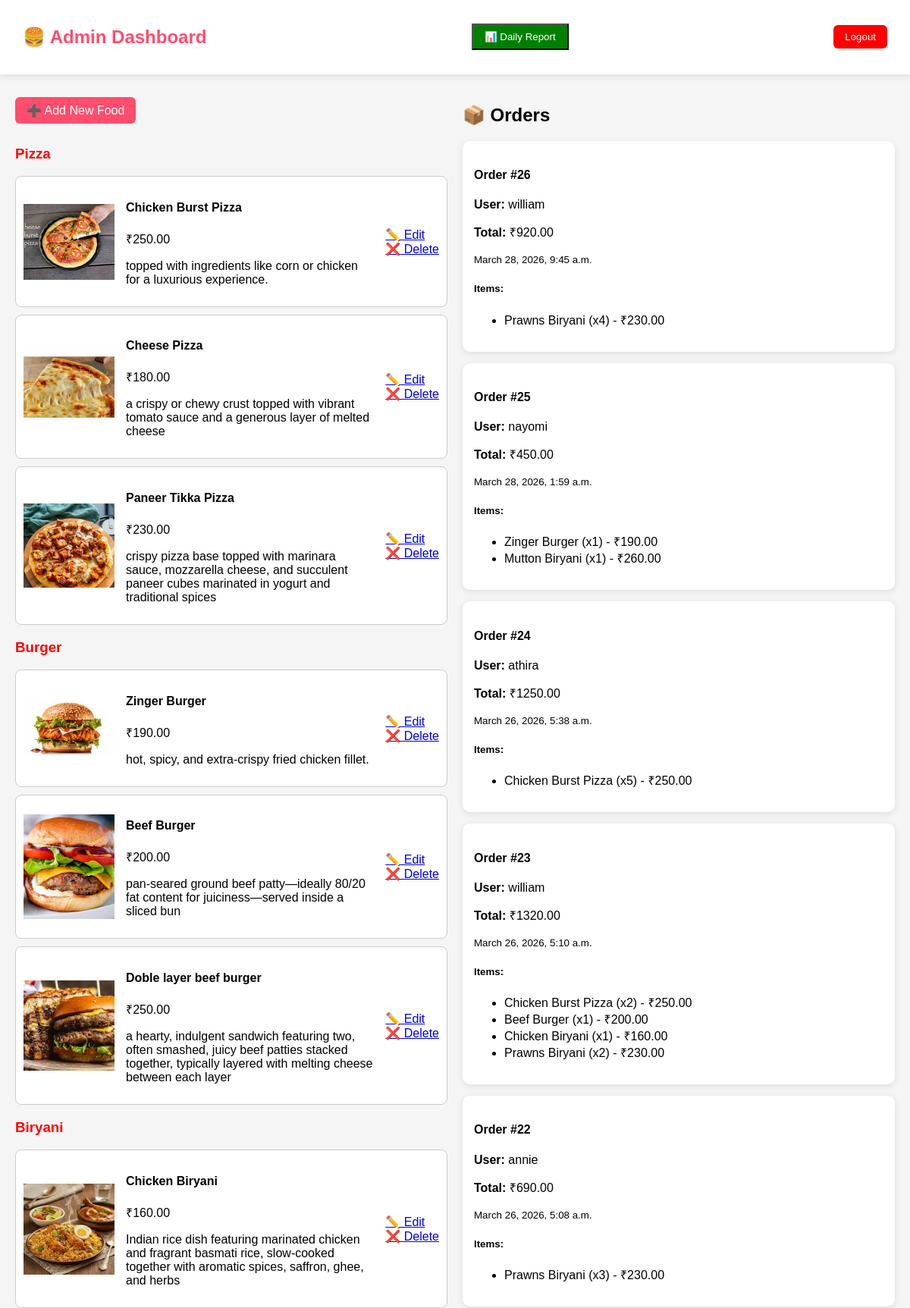
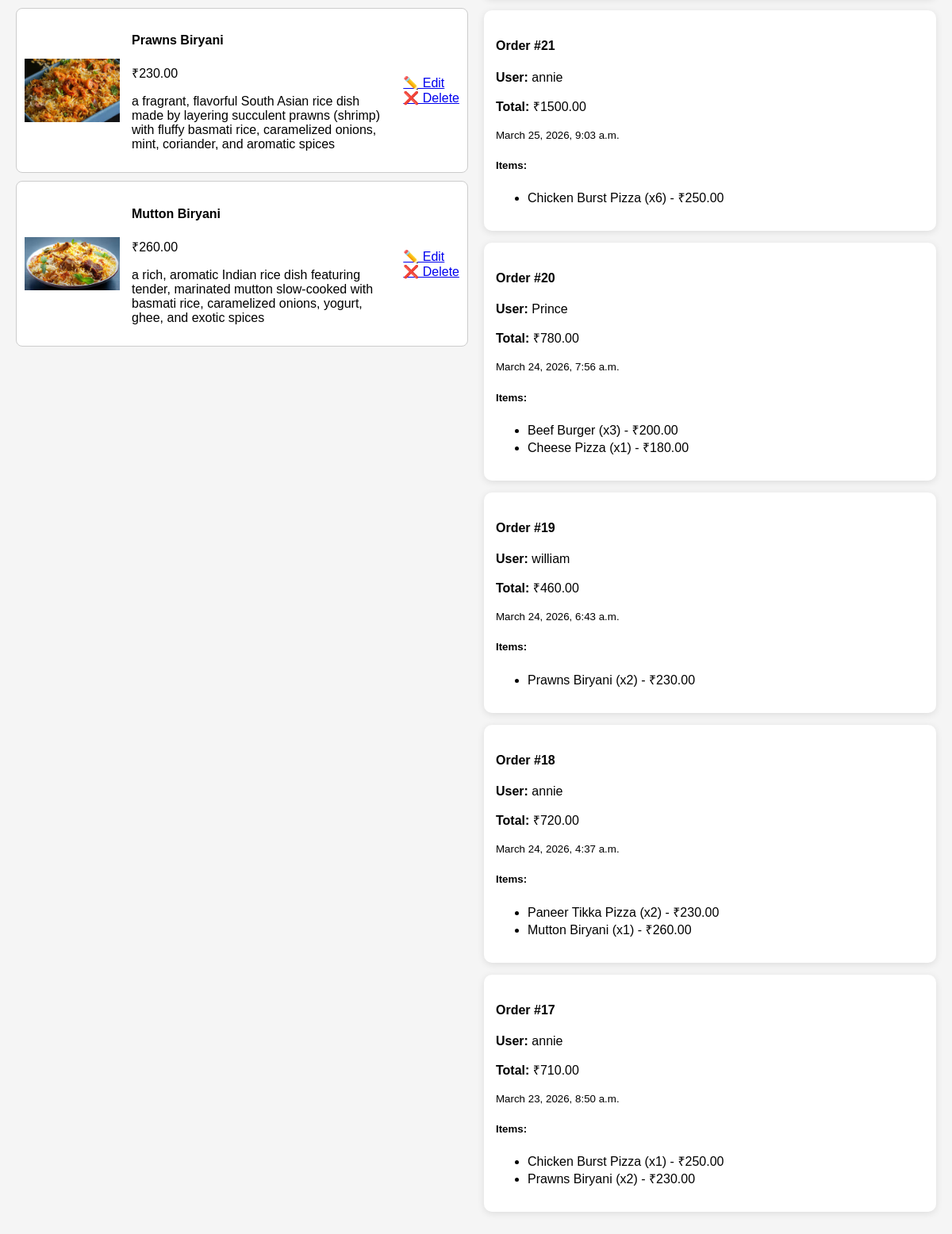
/dashboard/ (signed in), run on the app's committed database (2 pictures, top to bottom).
### store/models.py (models this page shows, shortened)
class Category(models.Model):
    name = models.CharField(max_length=100)

class Food(models.Model):
    category = models.ForeignKey(Category, on_delete=models.CASCADE)
    name = models.CharField(max_length=100)
    price = models.DecimalField(max_digits=6, decimal_places=2)
    description = models.TextField()
    image = models.ImageField(upload_to='food_images/')
    rating = models.FloatField(default=4.0)
    stock = models.IntegerField(default=10)
    is_offer = models.BooleanField(default=False)
    offer_name = models.CharField(max_length=100, blank=True, null=True)
    discount = models.IntegerField(default=0)
    offer_end_date = models.DateField(blank=True, null=True)

class Order(models.Model):
    user = models.ForeignKey(User, on_delete=models.CASCADE)
    total = models.DecimalField(max_digits=10, decimal_places=2)
    created_at = models.DateTimeField(auto_now_add=True)

class OrderItem(models.Model):
    order = models.ForeignKey(Order, on_delete=models.CASCADE)
    food_name = models.CharField(max_length=100)
    price = models.DecimalField(max_digits=6, decimal_places=2)
    quantity = models.IntegerField()

### store/views.py (the view)
# urls.py: path('dashboard/', views.dashboard, name='dashboard'),
def dashboard(request):
    if not request.session.get('admin_id'):
        return redirect('admin_login')
    categories = Category.objects.all()
    foods = Food.objects.all()
    orders = Order.objects.all().order_by('-created_at')
    return render(request, 'dashboard.html', {
        'categories': categories,
        'foods': foods,
        'orders': orders
    })

### store/templates/dashboard.html (shortened to what this page needs)
<!DOCTYPE html>
<html>
<head>
</head>
<body>
<div class="header">
    <h2>🍔 Admin Dashboard</h2>
     <a href="{% url 'admin_report' %}">
    <button style="background:green; color:white; padding:8px 15px;">
        📊 Daily Report
    </button>
</a>
    <a href="{% url 'admin_logout' %}">
        <button class="logout-btn">Logout</button>
    </a>
</div>
<div class="container">
    <div class="food-section">
        <a href="{% url 'add_food' %}" class="add-btn">➕ Add New Food</a>
        {% for category in categories %}
            <h3 style="color:red;">{{ category.name }}</h3>
            {% for food in foods %}
                {% if food.category.id == category.id %}
                <div style="
                    border:1px solid #ccc;
                    padding:10px;
                    margin:10px 0;
                    background:white;
                    display:flex;
                    gap:15px;
                    align-items:center;
                    border-radius:8px;">
                    <img src="{{ food.image.url }}" width="120">
                    <div style="flex:1;">
                        <h4>{{ food.name }}</h4>
                        <p>₹{{ food.price }}</p>
                        <p>{{ food.description }}</p>
                    </div>
                    <div>
                        <a href="{% url 'update_food' food.id %}">✏️ Edit</a>
                        <br>
                        <a href="{% url 'delete_food' food.id %}">❌ Delete</a>
                    </div>
                </div>
                {% endif %}
            {% endfor %}
        {% endfor %}
    </div>
    <div class="order-section">
        <h2>📦 Orders</h2>
        {% for order in orders %}
        <div class="card">
            <h4>Order #{{ order.id }}</h4>
            <p><strong>User:</strong> {{ order.user.username }}</p>
            <p><strong>Total:</strong> ₹{{ order.total }}</p>
            <p><small>{{ order.created_at }}</small></p>
            <h5>Items:</h5>
            <ul>
                {% for item in order.orderitem_set.all %}
                <li>
                    {{ item.food_name }} (x{{ item.quantity }}) - ₹{{ item.price }}
                </li>
                {% endfor %}
            </ul>
        </div>
        {% endfor %}
    </div>
</div>
</body>
</html>

### store/templates/dashboard.html (style rules this page uses)
body { font-family:Arial, sans-serif; background:#f5f5f5; margin:0; }
.header { display:flex; justify-content:space-between; align-items:center; padding:15px 30px; background:#fff; box-shadow:0 2px 10px rgba(0,0,0,0.1); }
.header h2 { color:#ff4d6d; }
.logout-btn { background:red; color:white; border:none; padding:8px 15px; border-radius:6px; cursor:pointer; }
.container { display:flex; gap:20px; padding:20px; }
.food-section { flex:1; }
.order-section { flex:1; }
.add-btn { display:inline-block; margin:10px 0; padding:8px 15px; background:#ff4d6d; color:white; border-radius:6px; text-decoration:none; }
.card { background:white; padding:15px; margin-bottom:15px; border-radius:10px; box-shadow:0 2px 10px rgba(0,0,0,0.1); }

### data on the page
Category: name "Pizza"
Food: image (picture), name "Chicken Burst Pizza", price "250.00", description "topped with ingredients like corn or chicken for a luxurious experience."
Food: image (picture), name "Cheese Pizza", price "180.00", description "a crispy or chewy crust topped with vibrant tomato sauce and a generous layer of melted cheese"
Food: image (picture), name "Paneer Tikka Pizza", price "230.00", description "crispy pizza base topped with marinara sauce, mozzarella cheese, and succulent paneer cubes marinated in yogurt and traditional spices"
Category: name "Burger"
Food: image (picture), name "Zinger Burger", price "190.00", description "hot, spicy, and extra-crispy fried chicken fillet."
Food: image (picture), name "Beef Burger", price "200.00", description "pan-seared ground beef patty—ideally 80/20 fat content for juiciness—served inside a sliced bun"
Food: image (picture), name "Doble layer beef burger", price "250.00", description "a hearty, indulgent sandwich featuring two, often smashed, juicy beef patties stacked together, typically layered with melting cheese between each layer"
Category: name "Biryani"
Food: image (picture), name "Chicken Biryani", price "160.00", description "Indian rice dish featuring marinated chicken and fragrant basmati rice, slow-cooked together with aromatic spices, saffron, ghee, and herbs"
Food: image (picture), name "Prawns Biryani", price "230.00", description "a fragrant, flavorful South Asian rice dish made by layering succulent prawns (shrimp) with fluffy basmati rice, caramelized onions, mint, coriander, and aromatic spices"
Food: image (picture), name "Mutton Biryani", price "260.00", description "a rich, aromatic Indian rice dish featuring tender, marinated mutton slow-cooked with basmati rice, caramelized onions, yogurt, ghee, and exotic spices"
Order: id "26", user.username "william", total "920.00", created_at "March 28, 2026, 9:45 a.m."
OrderItem: food_name "Prawns Biryani", quantity "4", price "230.00"
Order: id "25", user.username "nayomi", total "450.00", created_at "March 28, 2026, 1:59 a.m."
OrderItem: food_name "Zinger Burger", quantity "1", price "190.00"
OrderItem: food_name "Mutton Biryani", quantity "1", price "260.00"
Order: id "24", user.username "athira", total "1250.00", created_at "March 26, 2026, 5:38 a.m."
OrderItem: food_name "Chicken Burst Pizza", quantity "5", price "250.00"
Order: id "23", user.username "william", total "1320.00", created_at "March 26, 2026, 5:10 a.m."
OrderItem: food_name "Chicken Burst Pizza", quantity "2", price "250.00"
OrderItem: food_name "Beef Burger", quantity "1", price "200.00"
OrderItem: food_name "Chicken Biryani", quantity "1", price "160.00"
OrderItem: food_name "Prawns Biryani", quantity "2", price "230.00"
Order: id "22", user.username "annie", total "690.00", created_at "March 26, 2026, 5:08 a.m."
OrderItem: food_name "Prawns Biryani", quantity "3", price "230.00"
Order: id "21", user.username "annie", total "1500.00", created_at "March 25, 2026, 9:03 a.m."
OrderItem: food_name "Chicken Burst Pizza", quantity "6", price "250.00"
Order: id "20", user.username "Prince", total "780.00", created_at "March 24, 2026, 7:56 a.m."
OrderItem: food_name "Beef Burger", quantity "3", price "200.00"
OrderItem: food_name "Cheese Pizza", quantity "1", price "180.00"
Order: id "19", user.username "william", total "460.00", created_at "March 24, 2026, 6:43 a.m."
OrderItem: food_name "Prawns Biryani", quantity "2", price "230.00"
Order: id "18", user.username "annie", total "720.00", created_at "March 24, 2026, 4:37 a.m."
OrderItem: food_name "Paneer Tikka Pizza", quantity "2", price "230.00"
OrderItem: food_name "Mutton Biryani", quantity "1", price "260.00"
Order: id "17", user.username "annie", total "710.00", created_at "March 23, 2026, 8:50 a.m."
OrderItem: food_name "Chicken Burst Pizza", quantity "1", price "250.00"
OrderItem: food_name "Prawns Biryani", quantity "2", price "230.00"
